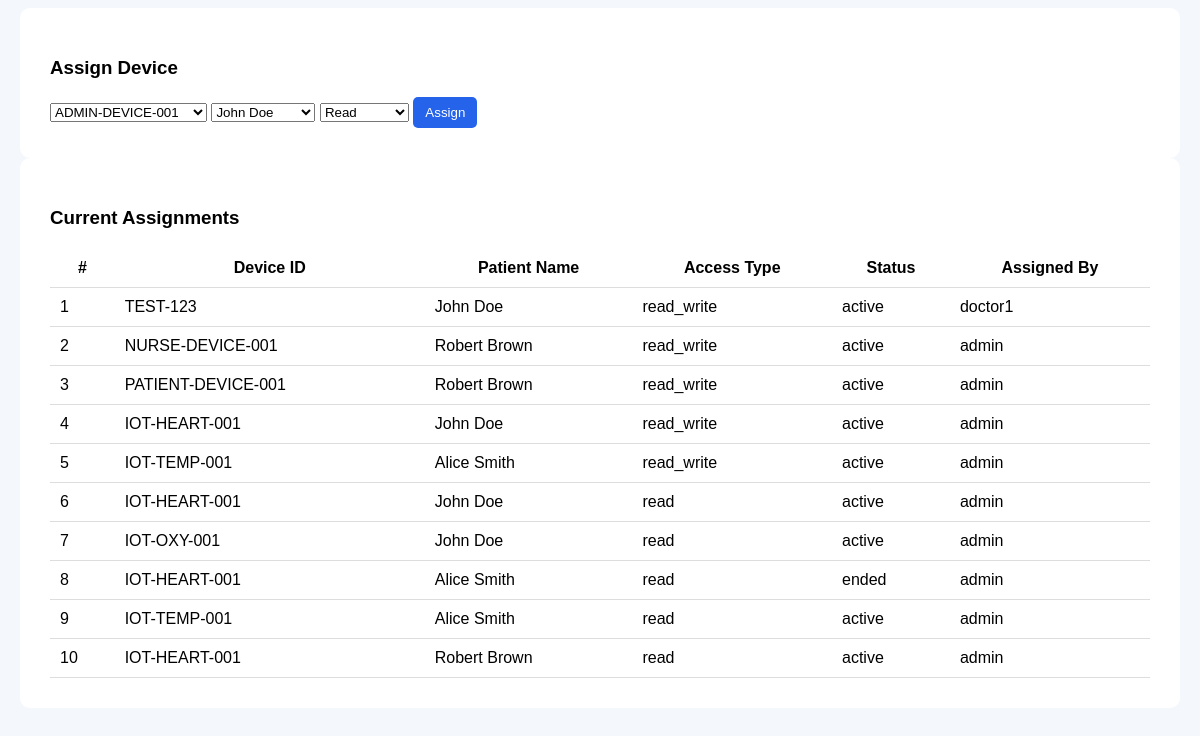
Page /assignments (signed in) on the earlier database version.
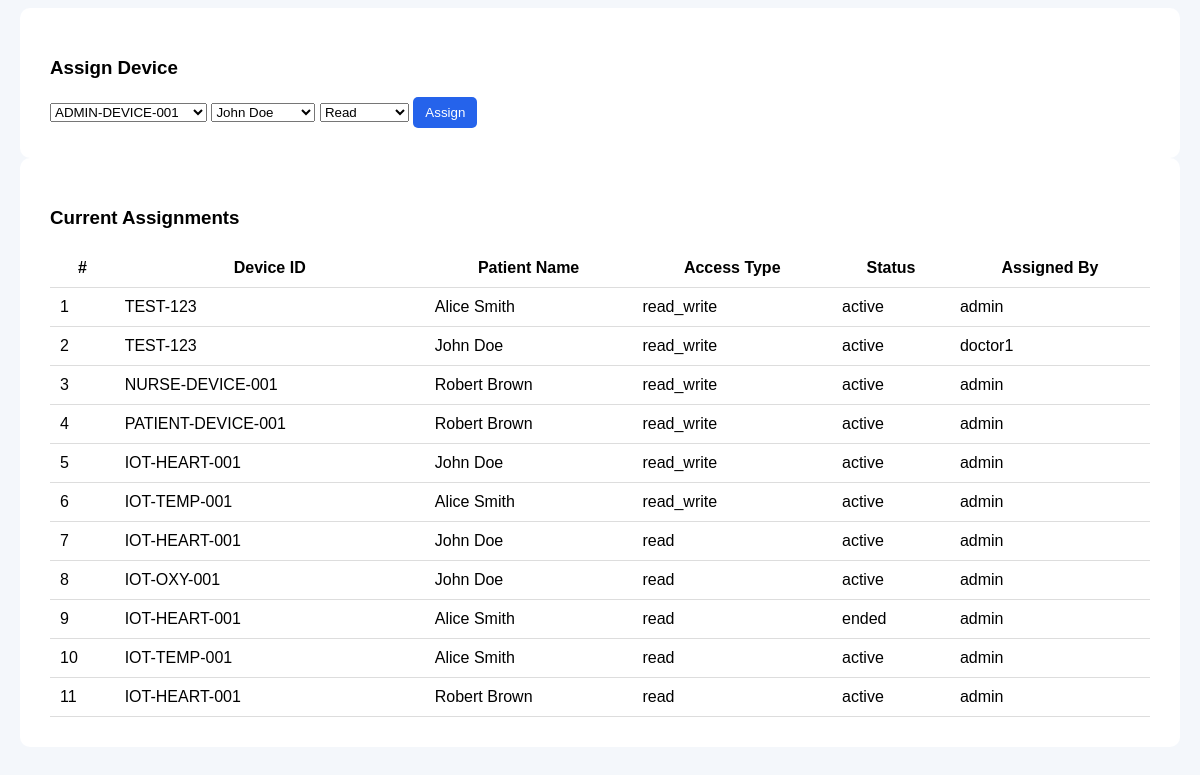
Same page on the later database version.
### tables this page shows
CREATE TABLE device_patient_assignments (
    id INTEGER PRIMARY KEY AUTOINCREMENT,
    device_id TEXT NOT NULL,
    patient_id INTEGER NOT NULL,
    assigned_by TEXT,
    access_type TEXT NOT NULL,
    assignment_status TEXT NOT NULL,
    start_time DATETIME DEFAULT CURRENT_TIMESTAMP,
    end_time DATETIME
);

CREATE TABLE patients (
    id INTEGER PRIMARY KEY AUTOINCREMENT,
    patient_name TEXT NOT NULL,
    age INTEGER,
    disease TEXT,
    diagnosis_encrypted TEXT,
    doctor_assigned TEXT
);

### app.py (the view)
@app.route("/assignments")
def assignments():
    if not require_login():
        return redirect(url_for("login"))
    if not require_role("Admin", "Doctor"):
        flash("Access denied. Only administrators and doctors can assign devices.", "danger")
        return redirect(url_for("dashboard"))
    conn = get_db_connection()
    assignments = conn.execute("""
        SELECT dpa.*, td.device_name, p.patient_name
        FROM device_patient_assignments dpa
        JOIN trusted_devices td ON dpa.device_id = td.device_id
        JOIN patients p ON dpa.patient_id = p.id
        ORDER BY dpa.start_time DESC
    """).fetchall()
    devices = conn.execute("SELECT * FROM trusted_devices").fetchall()
    patients = conn.execute("SELECT * FROM patients").fetchall()
    conn.close()
    return render_template("assign_patients.html", assignments=assignments, devices=devices, patients=patients)

### app.py (called while the page is built)
def require_login():
    return "username" in session

def require_role(*allowed_roles):
    return session.get("role") in allowed_roles

### utils/db.py (called while the page is built)
def get_db_connection():
    conn = sqlite3.connect(DATABASE)
    conn.row_factory = sqlite3.Row
    return conn

### templates/assign_patients.html (shortened to what this page needs)
<!DOCTYPE html>
<html>
<head>
</head>
<body>
    <div class="container">
        <h3>Assign Device</h3>
        <form method="POST" action="/assign_device">
            <select name="device_id">
                {% for d in devices %}
                <option value="{{ d.device_id }}">{{ d.device_id }}</option>
                {% endfor %}
            </select>
            <select name="patient_id">
                {% for p in patients %}
                <option value="{{ p.id }}">{{ p.patient_name }}</option>
                {% endfor %}
            </select>
            <select name="access_type">
                <option value="read">Read</option>
            </select>
            <button>Assign</button>
        </form>
    </div>
    <div class="container">
        <h3>Current Assignments</h3>
        <table>
            <thead>
                <tr>
                    <th>#</th>
                    <th>Device ID</th>
                    <th>Patient Name</th>
                    <th>Access Type</th>
                    <th>Status</th>
                    <th>Assigned By</th>
                </tr>
            </thead>
            <tbody>
                {% if assignments|length == 0 %}
                <p>No assignments available yet.</p>
                {% else %}
                {% for a in assignments %}
                <tr>
                    <td>{{ loop.index }}</td>
                    <td>{{ a.device_id }}</td>
                    <td>{{ a.patient_name }}</td>
                    <td>{{ a.access_type }}</td>
                    <td>{{ a.assignment_status }}</td>
                    <td>{{ a.assigned_by }}</td>
                </tr>
                {% endfor %}
                {% endif %}
            </tbody>
        </table>
    </div>
</body>

Differences in the rows shown:
added device_patient_assignments: device_id "TEST-123", patient_name "Alice Smith", access_type "read_write", assignment_status "active", assigned_by "admin"
